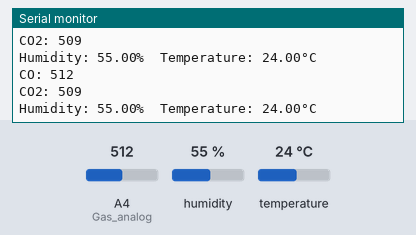
A sketch run on a simulated Arduino Uno, built with avr-gcc and run on an emulated ATmega328P. Shown: the last lines printed to the serial monitor. Inputs (shaded band) come from the test bench; at power-on: humidity 55 %, A4 (Gas_analog) = 512, temperature 24 °C.

Above: at 4.8 s.
4.9 s: humidity set to 22 %
At 7.5 s:
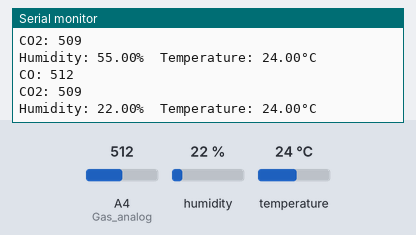
7.9 s: A4 (Gas_analog) set to 716
At 9.3 s:
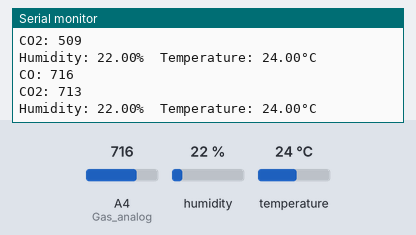
10.9 s: temperature set to 12 °C
At 12.8 s:
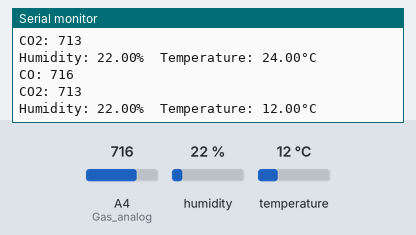
13.9 s: A4 (Gas_analog) set to 900
At 14.6 s:
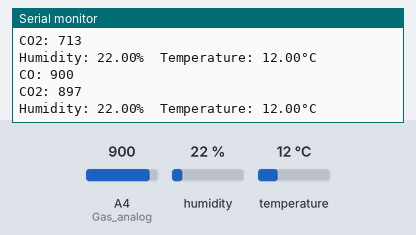
16.9 s: humidity set to 40 %
At 19.3 s:
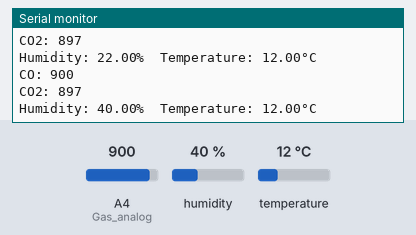
Timing chart, 0 to 20.8 s (numbered marks = the images above; inputs shaded):
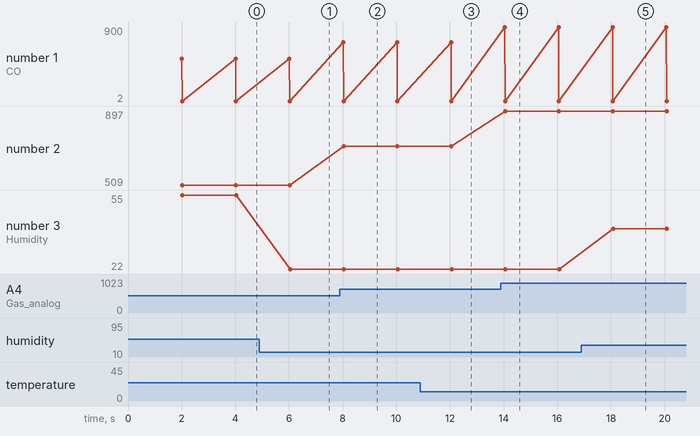

Measured:
- after the input at 4.9 s, the serial monitor: prints a new line after 1.1 s (image 1)
- after the input at 7.9 s, the serial monitor: prints a new line after 0.13 s (image 2)
- after the input at 10.9 s, the serial monitor: prints a new line after 1.2 s (image 3)
- after the input at 13.9 s, the serial monitor: prints a new line after 0.15 s (image 4)
- after the input at 16.9 s, the serial monitor: prints a new line after 1.2 s (image 5)
- plotted number 2: 509 → 713 after the input at 7.9 s, 713 → 897 after the input at 13.9 s
- plotted number 3: 55 → 22 after the input at 4.9 s, 22 → 40 after the input at 16.9 s

The sketch:

DHT22krnenn.ino
```cpp
#include "DHT.h"

#define DHTPIN 5     // Digital pin connected to the DHT sensor
#define DHTTYPE DHT22   // DHT 22  (AM2302), AM2321
//#define DHTTYPE DHT21   // DHT 21 (AM2301)
int Gas_analog = 4;
DHT dht(DHTPIN, DHTTYPE);

void setup() {
  Serial.begin(9600);
  //Serial.println(F("DHTxx test!"));

  dht.begin();
}

void loop() {
  // Wait a few seconds between measurements.
  delay(2000);
  int gassensorAnalog = analogRead(Gas_analog);
  // Reading temperature or humidity takes about 250 milliseconds!
  // Sensor readings may also be up to 2 seconds 'old' (its a very slow sensor)
  float h = dht.readHumidity();
  // Read temperature as Celsius (the default)
  float t = dht.readTemperature();
  // Read temperature as Fahrenheit (isFahrenheit = true)
  //float f = dht.readTemperature(true);

  // Check if any reads failed and exit early (to try again).
  if (isnan(h) || isnan(t)) {
    Serial.println(F("Failed to read from DHT sensor!"));
    return;
  }

  // Compute heat index in Fahrenheit (the default)
  //float hif = dht.computeHeatIndex(f, h);
  // Compute heat index in Celsius (isFahreheit = false)
  //float hic = dht.computeHeatIndex(t, h, false);
  Serial.print("CO: ");
  Serial.println(gassensorAnalog);
  Serial.print("CO2: ");
  Serial.println(gassensorAnalog-3);

  Serial.print(F("Humidity: "));
  Serial.print(h);
  Serial.print(F("%  Temperature: "));
  Serial.print(t);
  Serial.println(F("°C "));

}
```
